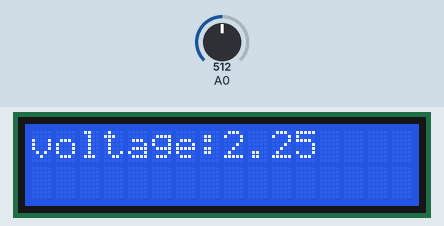
Bench run of a sketch on a simulated Arduino Uno, built with avr-gcc and run on an emulated ATmega328P. Parts: 16×2 character LCD. The inputs (shaded band) are chosen by the test bench; at power-on: A0 = 512. What the sketch prints to the serial monitor is not drawn.

Above: at 1.2 s.
1.3 s: A0 set to 716
At 2.3 s:
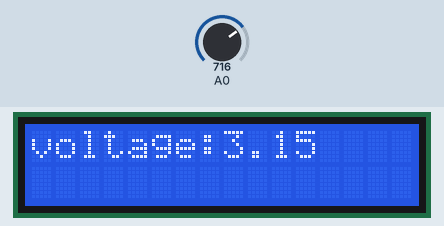
3.0 s: A0 set to 900
At 4.0 s:
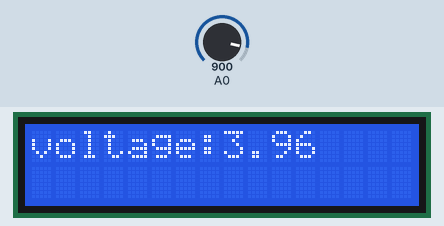
4.6 s: A0 set to 1023
At 5.8 s:
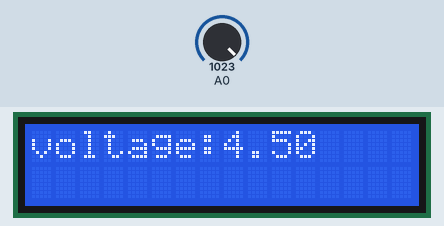
Timing chart, 0 to 7.6 s (numbered marks = the images above; inputs shaded):
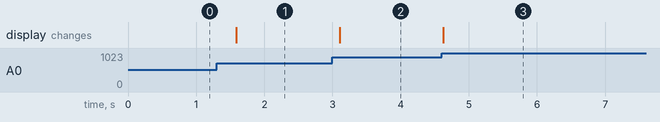

The sketch:

turbidity.ino
```cpp
#include <LiquidCrystal.h>
LiquidCrystal lcd(12, 11, 5, 4, 3, 2);
float num[10]={0,0,0,0,0,0,0,0,0,0};
void setup() {
  Serial.begin(9600);
  lcd.begin(16, 2);
}
void loop() {
  for(int i=0;i<10;i++){
        int sensorValue = analogRead(A0);
        float voltage = sensorValue * (5.0 / 1024.0); // Convert the analog reading (which goes from 0 - 1023) to a voltage (0 - 5V):
        num[i]=voltage;
  }
  float voltage_avr=(num[1]+num[2]+num[3]+num[4]+num[5]+num[6]+num[7]+num[8]+num[9]+num[10])/10;
//  int sensorValue = analogRead(A0);
//  float voltage = sensorValue * (5.0 / 1024.0); // Convert the analog reading (which goes from 0 - 1023) to a voltage (0 - 5V):
  Serial.println(voltage_avr);
  lcd.clear();//LCD清屏
  // 定位光标在LCD第0行、第0列
  lcd.setCursor(0, 0);
  lcd.print("voltage:");
  lcd.print(voltage_avr);
  delay(500);
}
```

Measured:
- after the input at 1.3 s, the display: changes after 0.29 s (image 1)
- after the input at 3.0 s, the display: changes after 0.10 s (image 2)
- after the input at 4.6 s, the display: changes at once (image 3)
